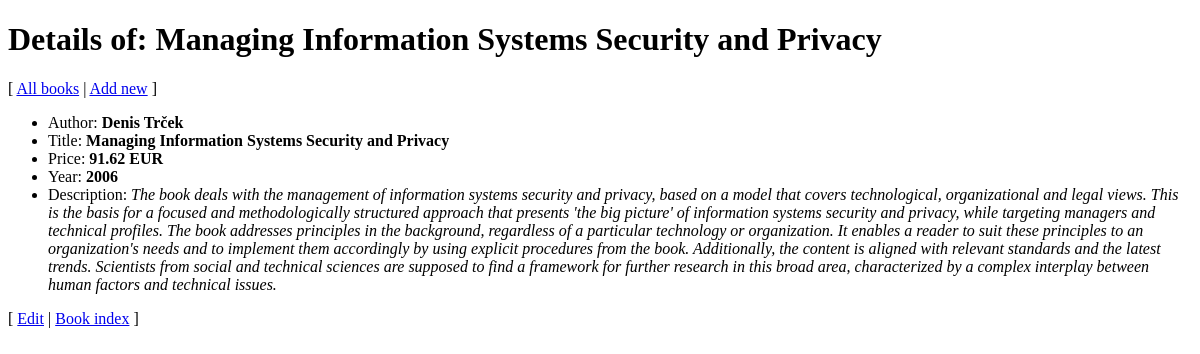
Page /books/3 on the committed database.
### tables this page shows
CREATE TABLE `book` (
  `id` int(11) NOT NULL AUTO_INCREMENT,
  `author` varchar(255) NOT NULL,
  `title` varchar(255) NOT NULL,
  `description` text NOT NULL,
  `price` float NOT NULL,
  `year` int NOT NULL,
  PRIMARY KEY (`id`)
);

### ViewHelper.php (called while the page is built, shortened)
<?php
class ViewHelper {
    public static function render($file, $variables = array()) {
        extract($variables);
        include($file);
        return ob_get_clean();
    }
}

### model/DB.php (called while the page is built, shortened)
<?php
class DBInit {
    private static $host = "localhost";
    private static $user = "root";
    private static $password = "ep";
    private static $schema = "bookstore";
    private static $instance = null;
    public static function getInstance() {
        if (!self::$instance) {
            $config = "mysql:host=" . self::$host
                    . ";dbname=" . self::$schema;
            $options = array(
                PDO::ATTR_ERRMODE => PDO::ERRMODE_EXCEPTION,
                PDO::ATTR_DEFAULT_FETCH_MODE => PDO::FETCH_ASSOC,
                PDO::ATTR_PERSISTENT => true,
                PDO::MYSQL_ATTR_INIT_COMMAND => 'SET NAMES utf8'
            );
            self::$instance = new PDO($config, self::$user, self::$password, $options);
        }
        return self::$instance;
    }
}

### model/AbstractDB.php (called while the page is built, shortened)
<?php
require_once 'model/DB.php';
abstract class AbstractDB {
    protected static $dbh = null;
    public static function getConnection() {
        if (is_null(self::$dbh)) {
            self::$dbh = DBInit::getInstance();
        }
        return self::$dbh;
    }
    public static function query($sql, array $params = []) {
        $stmt = self::getConnection()->prepare($sql);
        $params_filtered = self::filterParams($sql, $params);
        $stmt->execute($params_filtered);
        return $stmt->fetchAll();
    }
    protected static function filterParams($sql, array $params) {
        $params_altered = self::alterKeys($params);
        $sql_split = preg_split("/[\(\) ,]/", $sql);
        $sql_params = array_values(preg_grep('/^:/', $sql_split));
        $result = array();
        foreach ($sql_params as $key => $value) {
            if (isset($params_altered[$value])) {
                $result[$value] = $params_altered[$value];
            }
        }
        return $result;
    }
    protected static function alterKeys(array $params) {
        $result = array();
        foreach ($params as $key => $value) {
            $result[':' . $key] = $value;
        }
        return $result;
    }
}

### model/BookDB.php (called while the page is built, shortened)
<?php
require_once 'model/AbstractDB.php';
class BookDB extends AbstractDB {
    public static function get(array $id) {
        $books = parent::query("SELECT id, author, title, description, price, year"
                        . " FROM book"
                        . " WHERE id = :id", $id);
        if (count($books) == 1) {
            return $books[0];
        } else {
            throw new InvalidArgumentException("No such book");
        }
    }
}

### view/book-detail.php (the view, shortened to what this page needs)
<!DOCTYPE html>
<link rel="stylesheet" type="text/css" href="<?= CSS_URL . "style.css" ?>">
<h1>Details of: <?= $title ?></h1>
<p>[
    <a href="<?= BASE_URL . "books" ?>">All books</a> |
    <a href="<?= BASE_URL . "books/add" ?>">Add new</a>
    ]</p>
<ul>
    <li>Author: <b><?= $author ?></b></li>
    <li>Title: <b><?= $title ?></b></li>
    <li>Price: <b><?= $price ?> EUR</b></li>
    <li>Year: <b><?= $year ?></b></li>
    <li>Description: <i><?= $description ?></i></li>
</ul>
<p>[ <a href="<?= BASE_URL . "books/edit/" . $id ?>">Edit</a> |
    <a href="<?= BASE_URL . "books" ?>">Book index</a> ]</p>

### index.php (shortened to what this page needs)
<?php
require_once("controller/BooksRESTController.php");
$path = isset($_SERVER["PATH_INFO"]) ? trim($_SERVER["PATH_INFO"], "/") : "";
$urls = [
    "/^books\/?(\d+)?$/" => function ($method, $id = null) {
        if ($id == null) {
            BooksController::index();
        } else {
            BooksController::get($id);
        }
    },
    "/^books\/add$/" => function ($method) {
        if ($method == "POST") {
            BooksController::add();
        } else {
            BooksController::addForm();
        }
    },
    "/^books\/edit\/(\d+)$/" => function ($method, $id) {
        if ($method == "POST") {
            BooksController::edit($id);
        } else {
            BooksController::editForm($id);
        }
    },
    "/^books\/delete\/(\d+)$/" => function ($method, $id) {
        if ($method == "POST") {
            BooksController::delete($id);
        }
    },
    "/^books\/(\d+)\/(foo|bar|baz)\/(\d+)$/" => function ($method, $id, $val, $num) {
        echo "$id, $val, $num";
    },
    "/^$/" => function () {
        ViewHelper::redirect(BASE_URL . "books");
    },
    "/^api\/books\/(\d+)$/" => function ($method, $id) {
        switch ($method) {
            case "PUT":
                BooksRESTController::edit($id);
                break;
            case "DELETE":
                BooksRESTController::delete($id);
            default:
                BooksRESTController::get($id);
                break;
        }
    },
    "/^api\/books$/" => function ($method, $id = null) {
        switch ($method) {
            case "POST":
                BooksRESTController::add();
                break;
            default:
                BooksRESTController::index();
                break;
        }
    },
];
foreach ($urls as $pattern => $controller) {
    if (preg_match($pattern, $path, $params)) {
        try {
            $params[0] = $_SERVER["REQUEST_METHOD"];
            $controller(...$params);
        } catch (InvalidArgumentException $e) {
            ViewHelper::error404();
        } catch (Exception $e) {
            ViewHelper::displayError($e, true);
        }
        exit();
    }
}

### rows in the picture
book: title "Managing Information Systems Security and Privacy", author "Denis Trček", price "91.62", year "2006", description "The book deals with the management of information systems security and privacy, based on a model that covers technological, organizational and legal views. This is the basis for a focused and methodologically structured approach that presents 'the big picture' of information systems security and privacy, while targeting managers and technical profiles. The book addresses principles in the background, regardless of a particular technology or organization. It enables a reader to suit these principles to an organization's needs and to implement them accordingly by using explicit procedures from the book. Additionally, the content is aligned with relevant standards and the latest trends.…"
